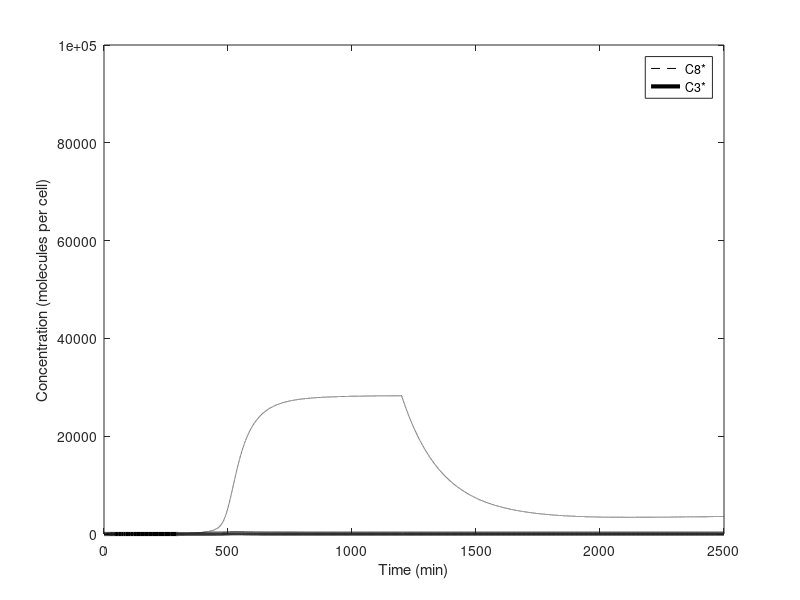

Here is the MATLAB script that generated this plot:
%file apoptosis.m
%Model of apoptosis signalling pathway
%modified from Eissing et al. (2004) Journal of Biological Chemistry 279, pp.
%36892-36897
%Figure 6.16

function apoptosis


%declare parameters
global k1 ;
global k2;
global k3;
global k4;
global k5;
global k6;
global k7;
global k8 ;
global k9 ;
global k10 ;
global k11 ;
global k12 ;
global k13;
global k14 ;
global k15 ;
global k16;
global k17;
global k18;
global k19;
global input;

global delta;

delta=900;

%assign paramter values
k1=507; 
k2=3.9e-3;
k3=1e-5;  
k4=5.8e-3; 
k5=5e-4; 
k6=0.21; 
k7=81.9; 
k8=3.9e-3; 
k9=5.8e-6; 
k10=5.8e-3;
k11=5e-4; 
k12=0.21; 
k13=40; 
k14=1e-3;
k15=464; 
k16=1.16e-2; 
k17=0; 
k18=1.16e-2;
k19=1.73e-2; 

input=0;

%assign initial condition.  These values were taken from a previous
%simulation run to steadt state with input=0
%state vector S=[C8 C8star C3 C3star BAR IAP C8starBAR C3starIAP]
 S0=1e5*[ 1.30 0 0.21 0 0.4 0.4 0 0];
 
%run simulation
ODEFUN=@dSdt;
[t,S]=ode45(ODEFUN, [0,2500], S0);

[delta,S(end,2)]

%generate figure 6.16
figure(1)
set(gca,'fontsize',14)
plot(t, S(:,2), 'k--', t, S(:,4), 'k', 'Linewidth', 3)
legend('C8*', 'C3*')
axis([0 2500 0 100000])
xlabel('Time (min)')
ylabel('Concentration (molecules per cell)')


end

%dynamics
function dS = dSdt(t,S)

global k1 ;
global k2;
global k3;
global k4;
global k5;
global k6;
global k7;
global k8 ;
global k9 ;
global k10 ;
global k11 ;
global k12 ;
global k13;
global k14 ;
global k15 ;
global k16 ;
global k17 ;
global k18 ;
global k19;

global input;

global delta;

%assign time-varying profile for parameter 'input'
input=0;

   if t>300 && t<300+delta
       input=200;
   end

%assign state variables
C8=S(1);
C8star=S(2);
C3=S(3);
C3star=S(4);
BAR=S(5);
IAP=S(6);
C8starBAR=S(7);
C3starIAP=S(8);

%assign dynamics
dS=[k1 - k2*C8 - k3*(C3star+input)*C8;
    k3*(C3star+input)*C8- k4*C8star - k5*C8star*BAR + k6*C8starBAR;
    k7-k8*C3 - k9*C8star*C3;
    k9*C8star*C3 - k10*C3star-k11*C3star*IAP+k12*C3starIAP;
    k13 - k5*C8star*BAR + k6*C8starBAR - k14*BAR;
    k15 - k11*C3star*IAP+k12*C3starIAP - (k16+k17*C3star)*IAP;
    k5*C8star*BAR - k6*C8starBAR - k18*C8starBAR;
    k11*C3star*IAP - k12*C3starIAP - k19*C3starIAP];


end

